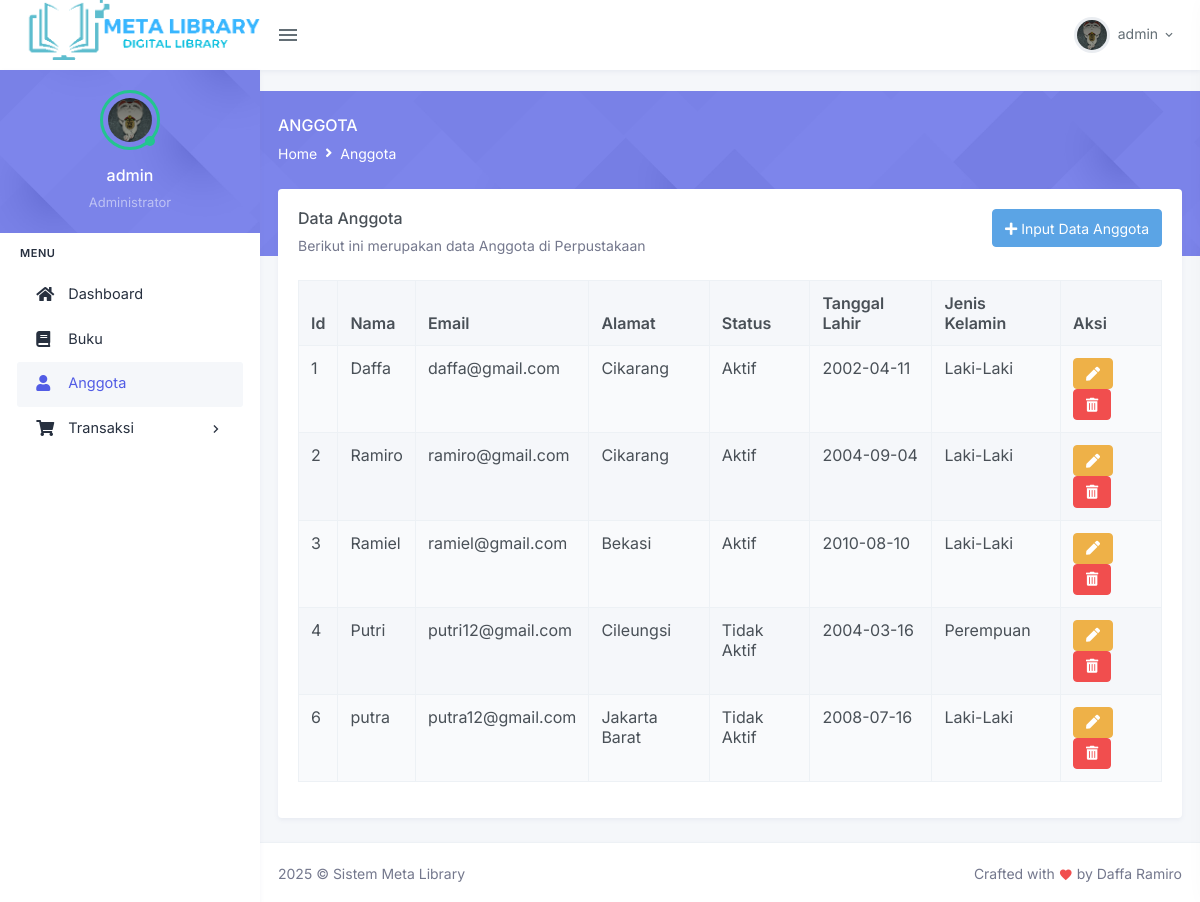
The page /anggota.php (signed in) on the database its author committed.
### tables this page shows
CREATE TABLE `anggota` (
  `id` int NOT NULL,
  `nama` varchar(100) NOT NULL,
  `email` varchar(100) NOT NULL,
  `alamat` varchar(100) NOT NULL,
  `status` varchar(100) NOT NULL,
  `tanggal_lahir` varchar(100) NOT NULL,
  `jenis_kelamin` varchar(100) NOT NULL
);

### anggota.php (the view, shortened to what this page needs)
<?php
include 'config.php';
include 'header.php';
?>
        <div class="page-content">
          <div class="page-title-box">
            <div class="container-fluid">
              <div class="row align-items-center">
                <div class="col-sm-6">
                  <div class="page-title">
                    <h4>Anggota</h4>
                    <ol class="breadcrumb m-0">
                      <li class="breadcrumb-item">
                        <a href="dashboard.php">Home</a>
                      </li>
                      <li class="breadcrumb-item">
                        <a href="anggota.php">Anggota</a>
                      </li>
                    </ol>
                  </div>
                </div>
              </div>
            </div>
          </div>
          <div class="container-fluid">
            <div class="page-content-wrapper">
              <div class="col-xl-12">
                <div class="row">
                  <div class="col-12">
                    <div class="card">
                      <div class="card-body">
                        <div class="row">
                          <div class="col-md-9">
                            <h4 class="header-title">Data Anggota</h4>
                            <p class="card-title-desc">Berikut ini merupakan data
                              Anggota di Perpustakaan
                            </p>
                          </div>
                          <div class="col-md-3" style="text-align: right;">
                            <a href="tambah-anggota.php" class="btn btn-info"><i class="fa fa-plus"></i> Input Data Anggota</a>
                          </div>
                        </div>
                        <table id="datatable-buttons"
                          class="table table-striped table-bordered dt-responsive nowrap"
                          style="border-collapse: collapse; border-spacing: 0; width: 100%;">
                          <thead>
                            <tr>
                              <th>Id</th>
                              <th>Nama</th>
                              <th>Email</th>
                              <th>Alamat</th>
                              <th>Status</th>
                              <th>Tanggal Lahir</th>
                              <th>Jenis Kelamin</th>
                              <th>Aksi </th>
                            </tr>
                          </thead>
                          <tbody>
                            <?php
                            $sql = "SELECT * FROM anggota";
                            $query = mysqli_query($db, $sql);
                            while($anggota = mysqli_fetch_assoc($query)){
                              echo "<tr>";
                              echo "<td>".$anggota['id']."</td>";
                              echo "<td>".$anggota['nama']."</td>";
                              echo "<td>".$anggota['email']."</td>";
                              echo "<td>".$anggota['alamat']."</td>";
                              echo "<td>".$anggota['status']."</td>";
                              echo "<td>".$anggota['tanggal_lahir']."</td>";
                              echo "<td>".$anggota['jenis_kelamin']."</td>";
                              echo "<td>";
                              echo "<a href='edit-anggota.php?id=".$anggota['id']."' class='btn btn-warning waves-effect waves-light'><i class='fas fa-pen'></i></a>";
                              echo "<a onclick='confirmDelete(".$anggota['id'].")' class='btn btn-danger waves-effect waves-light'><i class='fas fa-trash-alt'></i></a>";
                              echo "</td>";
                              echo "</tr>";
                            }
                            ?>
                          </tbody>
                        </table>
                      </div>
                    </div>
                  </div>
                </div>
</div>
<?php include "footer.php"?>

### rows shown on the page
anggota: id "1", nama "Daffa", email "daffa@gmail.com", alamat "Cikarang", status "Aktif", tanggal_lahir "2002-04-11", jenis_kelamin "Laki-Laki"
anggota: id "2", nama "Ramiro", email "ramiro@gmail.com", alamat "Cikarang", status "Aktif", tanggal_lahir "2004-09-04", jenis_kelamin "Laki-Laki"
anggota: id "3", nama "Ramiel", email "ramiel@gmail.com", alamat "Bekasi", status "Aktif", tanggal_lahir "2010-08-10", jenis_kelamin "Laki-Laki"
anggota: id "4", nama "Putri", email "putri12@gmail.com", alamat "Cileungsi", status "Tidak Aktif", tanggal_lahir "2004-03-16", jenis_kelamin "Perempuan"
anggota: id "6", nama "putra", email "putra12@gmail.com", alamat "Jakarta Barat", status "Tidak Aktif", tanggal_lahir "2008-07-16", jenis_kelamin "Laki-Laki"

### other values the page prints
$_SESSION['username'] "admin"
